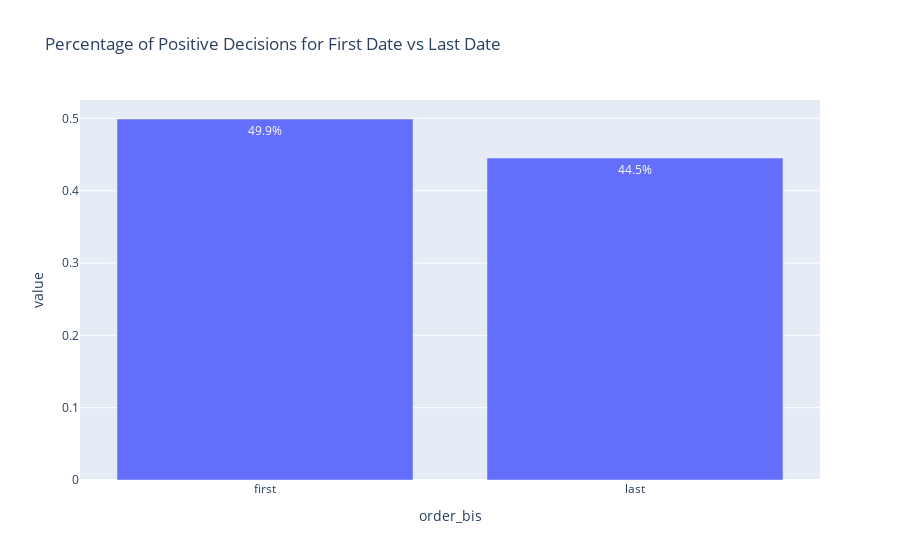

The code cell stored with this chart in its notebook:
### Markdown cell above
Methodology:
- We will determine first and last dates based on the "order" and "round" columns
- We will compare the mean values for the decision of the participant ("dec") between first and last dates

### Code cell
df['order_bis'] = df.apply(lambda x: 
                                'first' if x['order']==1
                                else 'last' if x['order']==x['round']
                                else 'middle', axis=1)


mean_decision = df.groupby(by='order_bis')['dec'].mean().loc[['first', 'last']]

perc_values = [f'{val * 100:.1f}%' for val in mean_decision]

fig = px.bar(mean_decision, text=perc_values, title='Percentage of Positive Decisions for First Date vs Last Date')
fig.update_layout(autosize=False, showlegend=False)
fig.show()

### Figure 1 — Plotly figure (JSON) as saved in the notebook; plotly's stock layout.template omitted (floating-point values rounded to 4 significant figures)
{"data": [{"alignmentgroup": "True", "hovertemplate": "variable=dec<br>order_bis=%{x}<br>value=%{y}<br>text=%{text}<extra></extra>", "legendgroup": "dec", "marker": {"color": "#636efa", "pattern": {"shape": ""}}, "name": "dec", "offsetgroup": "dec", "orientation": "v", "showlegend": true, "text": ["49.9%", "44.5%"], "textposition": "auto", "type": "bar", "x": ["first", "last"], "xaxis": "x", "y": [0.4991, 0.4451], "yaxis": "y"}], "layout": {"autosize": false, "barmode": "relative", "legend": {"title": {"text": "variable"}, "tracegroupgap": 0}, "showlegend": false, "title": {"text": "Percentage of Positive Decisions for First Date vs Last Date"}, "xaxis": {"anchor": "y", "domain": [0, 1], "title": {"text": "order_bis"}}, "yaxis": {"anchor": "x", "domain": [0, 1], "title": {"text": "value"}}}}
